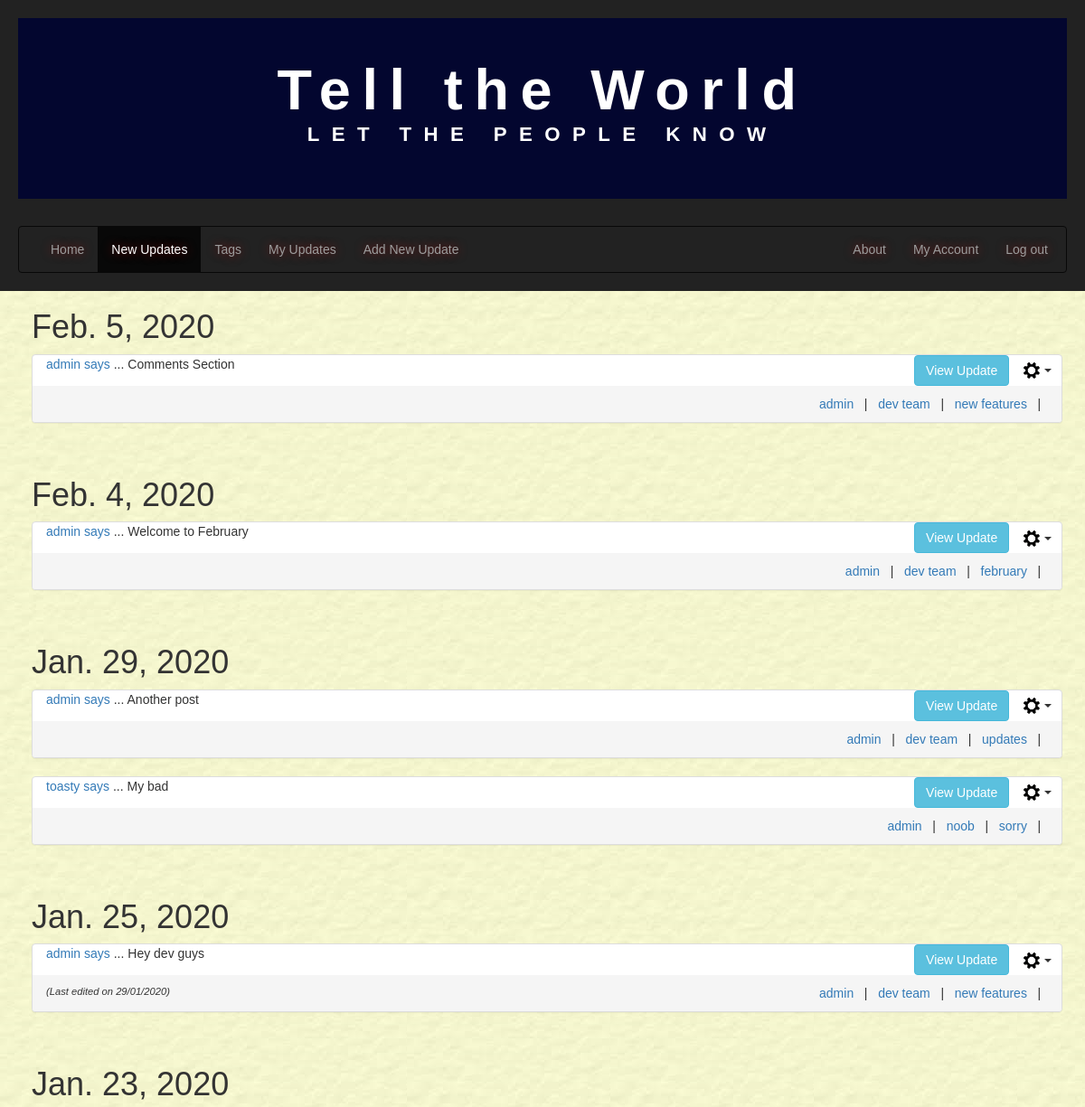
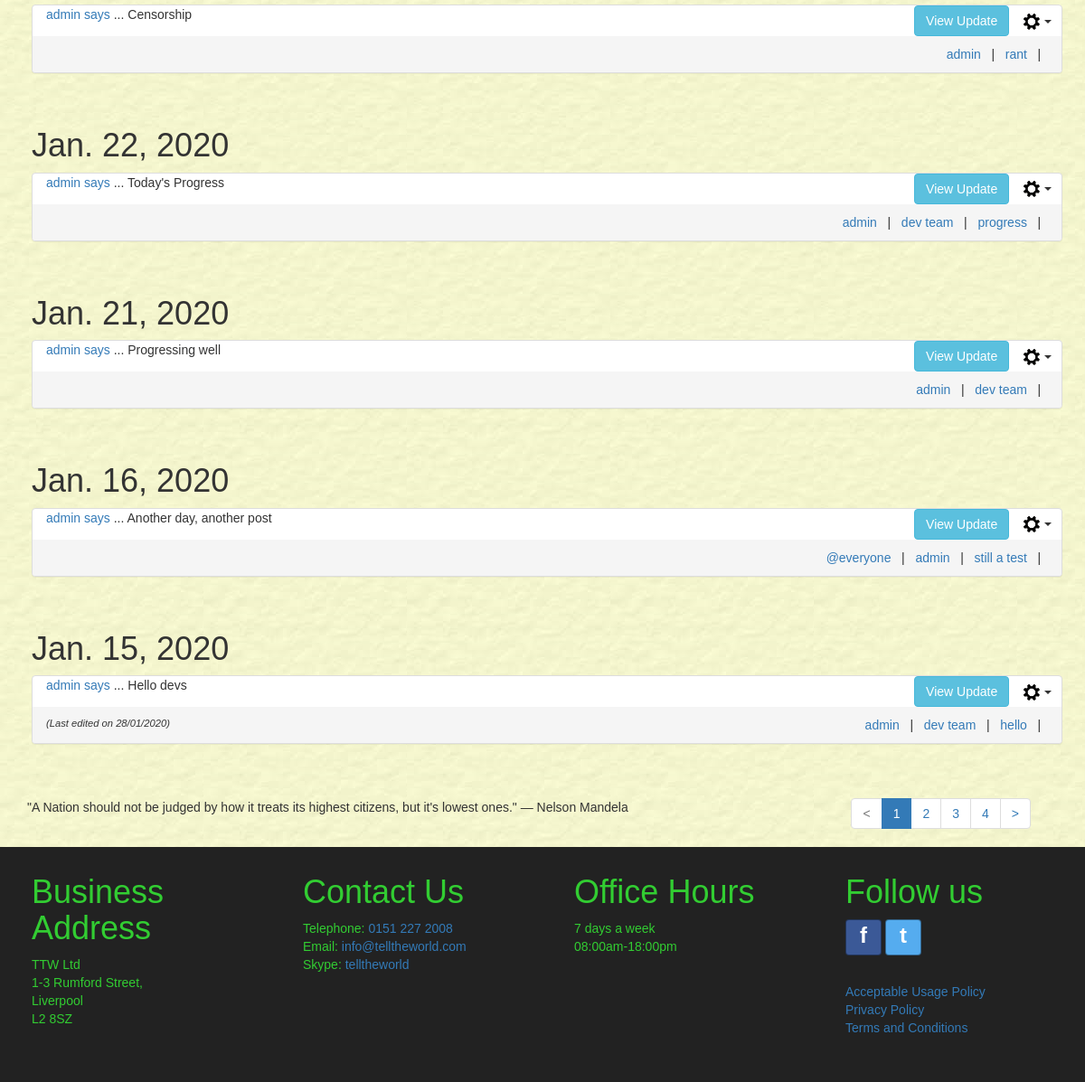
The page /newupdates/ (signed in) on the database as committed earlier (2 pictures, top to bottom).
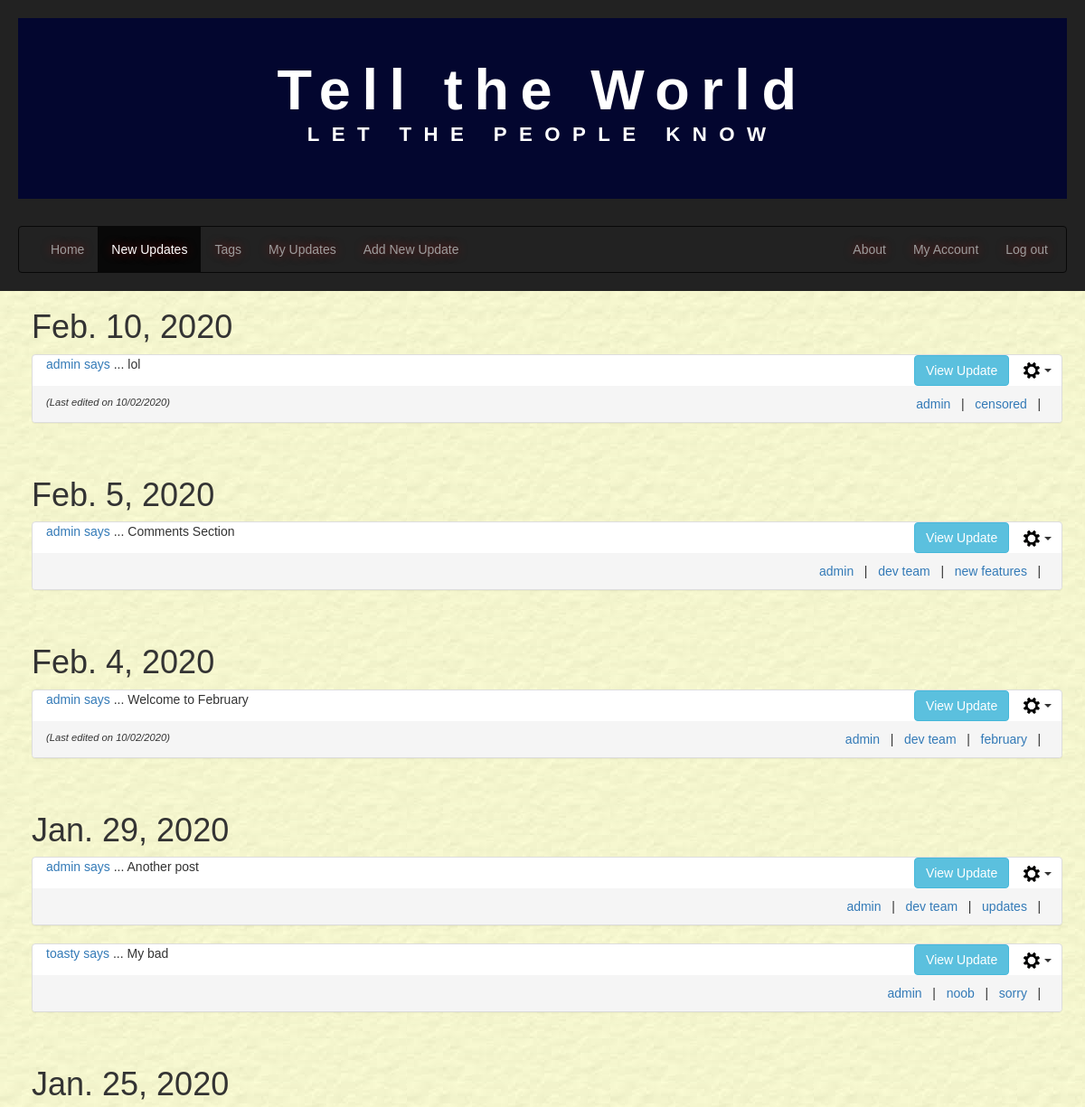
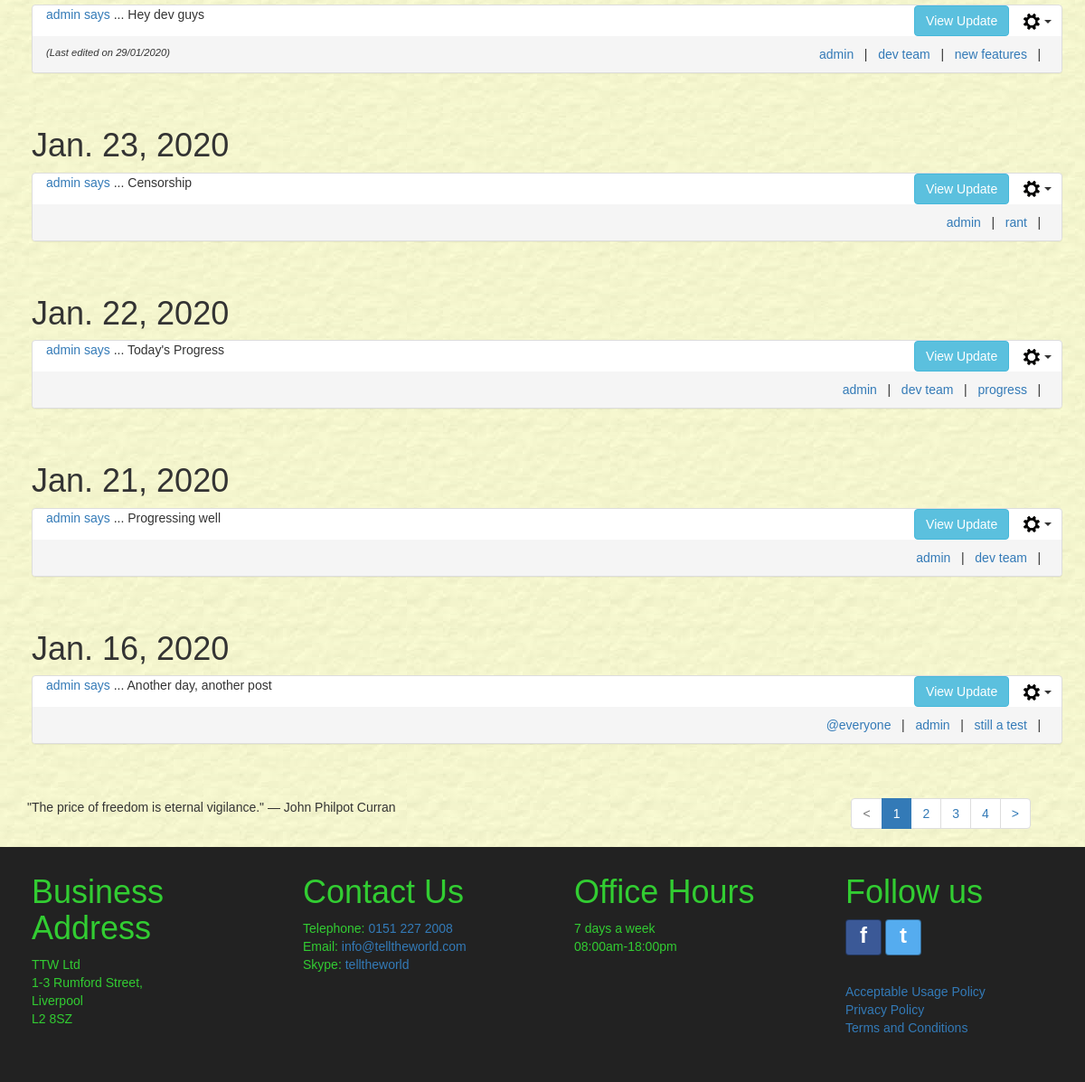
The same page on the database as committed later (2 pictures, top to bottom).
### tellings/models.py (models this page shows, shortened)
class UserPost(models.Model):
    postID = models.AutoField(primary_key=True, db_column='postID')
    user = models.ForeignKey(settings.AUTH_USER_MODEL, on_delete=models.CASCADE,
                             db_column='user')
    dateOfPost = models.DateField()
    postTitle = models.CharField(max_length=35, unique=True)
    postText = models.CharField(max_length=255)
    dateOfEdit = models.DateField(null=True, blank=True)
    @property
    def post_tags(self):
        tagmaps = Tagmap.objects.filter(postID=self.postID)
        tagList = sorted([tag.tagID.tagName for tag in tagmaps])
        return tagList
    class Meta:
        verbose_name = "UserPost"
        verbose_name_plural = "UserPosts"

class Tag(models.Model):
    tagID = models.AutoField(primary_key=True, db_column='tagID')
    tagName = models.CharField(max_length=15)
    class Meta:
        ordering = ['tagName']
        verbose_name = "Tag"
        verbose_name_plural = "Tags"

### tellings/views.py (the view)
# urls.py: path('newupdates/', NewUpdatesListView.as_view(), name='newupdates'),
class NewUpdatesListView(LoginRequiredMixin, generic.ListView):
    model = UserPost
    template_name = "tellings/newupdates_list.html"
    paginate_by = 10
    http_method_names = ['get', 'post']
    def get_queryset(self):
        tagName_val = False
        username_val = False
        if self.request.method == 'GET':
            if 'tagName' in self.request.GET:
                tagName_val = self.request.GET.get('tagName', False)
            if 'userName' in self.request.GET:
                username_val = self.request.GET.get('userName', False)
                user_id = User.objects.get(username=username_val).id
        if tagName_val:  # get posts for current user filtered by tagname
            tagID = Tag.objects.get(tagName=tagName_val).tagID
            tagmaps = Tagmap.objects.filter(tagID=tagID)
            postList = [tm.postID.postID for tm in tagmaps]
            if username_val:
                new_context = UserPost.objects.filter(postID__in=postList).filter(user=user_id).order_by('-dateOfPost')
            else:
                new_context = UserPost.objects.filter(postID__in=postList).order_by('-dateOfPost')
        elif username_val:
            new_context = UserPost.objects.filter(user=user_id).order_by('-dateOfPost')
        else:            # get all posts
            new_context = UserPost.objects.all().order_by('-dateOfPost')
        return new_context
    def get_context_data(self, **kwargs):
        context = super(NewUpdatesListView, self).get_context_data(**kwargs)
        current_username = self.request.user.username
        quote = get_random_quote()
        if self.request.method == 'GET':
            if 'tagName' in self.request.GET:
                context['tagName'] = self.request.GET.get('tagName', '')
            if 'userName' in self.request.GET:
                context['userName'] = self.request.GET.get('userName', '')
        context['current_username'] = current_username
        context['quote'] = quote
        return context

### tellings/templatetags/my_tags.py (called while the page is built)
@register.simple_tag(takes_context=True)
def param_replace(context, **kwargs):
    d = context['request'].GET.copy()
    for k, v in kwargs.items():
        d[k] = v
    for k in [k for k, v in d.items() if not v]:
        del d[k]
    return d.urlencode()

### tellings/views.py (called while the page is built)
def get_random_quote():
    secure_random = random.SystemRandom()
    random_quote = secure_random.choice(random_quotes)
    return _(random_quote)

### tellings/templates/tellings/newupdates_list.html (shortened to what this page needs)
{% extends 'tellings/base.html' %}
{% block content %}
  <div class="container-fluid main-content">
    <div class="container allUserUpdates" id="userUpdates">
        {% if userpost_list %}
        {% load static %}
        {% regroup userpost_list by dateOfPost as ordered_post_list %}
        {% for mypost in ordered_post_list %}
        <div class="row">
          <h1>{{ mypost.grouper }}</h1>
          <div class="panel-group">
            {% for item in mypost.list %}
              <div class="panel panel-default" id="panel_post_{{ item.postID }}">
                <div>
                  <div class="col-sm-8 panel-postTitle">
                    <p><a href="{% url 'tellings:newupdates' %}?userName={{ item.user }}" name="{{ item.user }}">
                       {{ item.user }} says</a> ... {{ item.postTitle }}</p>
                  </div>
                  <div class="col-sm-4 align-panel-text-right">
                    <button class="btn btn-info collapse_btn" data-toggle="collapse" data-target="#collapse{{ item.postID }}">View Update</button>
                    {% if current_username %}
                      {% if item.user.username == current_username %}
                        <div class="btn-group">
                            <button type="button" class="btn dropdown-toggle post-cog-btn" data-toggle="dropdown" aria-haspopup="true" aria-expanded="false">
                              <img src="{% static 'tellings/imgs/settings_cog.png' %}" alt="">
                              <span class = "caret"></span>
                            </button>
                        </div>
                      {% else %}
                      <div class="btn-group">
                        <button type="button" class="btn dropdown-toggle post-cog-btn" data-toggle="dropdown" aria-haspopup="true" aria-expanded="false">
                          <img src="{% static 'tellings/imgs/settings_cog.png' %}" alt="">
                          <span class = "caret"></span>
                        </button>
                    </div>
                      {% endif %}
                    {% endif %}
                  </div>
                </div>
                <div class="panel-footer align_between">
                  <span class="align-panel-footer-text-left last-edited-text">
                    {% if item.dateOfEdit %}
                      (Last edited on {{ item.dateOfEdit|date:"d/m/Y" }})
                    {% else %}
                      &nbsp;
                    {% endif %}
                  </span>
                    <span class="align-panel-footer-text-right">
                  {% for tag in item.post_tags %}
                    <a href="{% url 'tellings:newupdates' %}?tagName={{ tag }}" name="{{ tag }}">{{ tag }}</a>
                    &nbsp;&nbsp;|&nbsp;&nbsp;
                  {% endfor %}
                  </span>
                </div>
              </div>
              <br />
            {% endfor %}
          </div>
        </div>
        {% endfor %}
        {% else %}
        <div class="row white-inner-container">
          <br />
          <p>No results found.</p>
        </div>
        {% endif %}
    </div>
  </div>
{% endblock %}

Rows that differ between the two databases and show on the page:
no longer on this page (row unchanged): UserPost: grouper "Jan. 15, 2020", user "admin", postTitle "Hello devs", dateOfEdit "28/01/2020", post_tags "admin" "dev team"
no longer on this page (row unchanged): Tag: post_tags "hello"
added UserPost: grouper "Feb. 10, 2020", user "admin", postTitle "lol", dateOfEdit "10/02/2020", post_tags "admin"
added Tag: post_tags "censored"
Other text that changed with them:
{{ quote }}: "\"A Nation should not be judged by how it treats its highest citizens, but it's lowest ones.\" ― Nelson Mandela" → "\"The price of freedom is eternal vigilance.\" ― John Philpot Curran"
new list line: "(Last edited on 10/02/2020 )"
